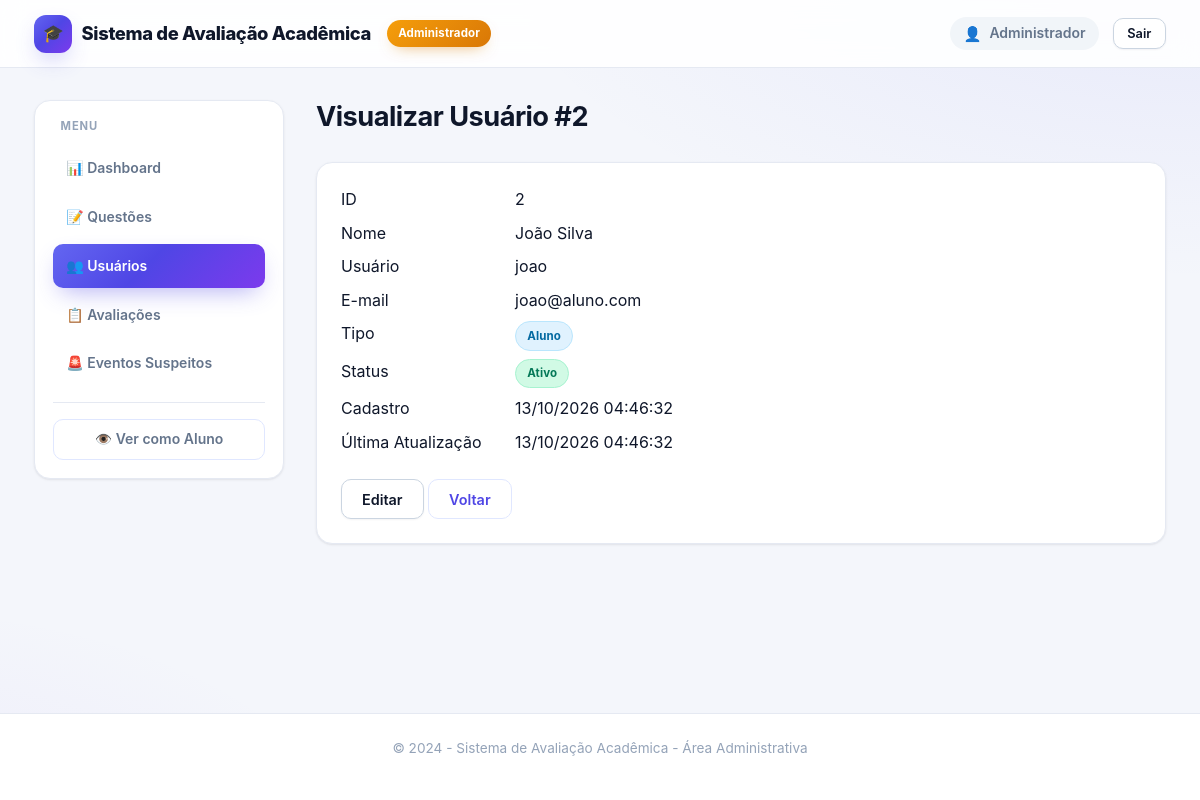
Screenshot of /admin/usuarios.php?acao=ver&id=2 (signed in) with the database file from the repository.
### tables this page shows
CREATE TABLE IF NOT EXISTS usuarios (
    id INT AUTO_INCREMENT PRIMARY KEY,
    nome VARCHAR(150) NOT NULL,
    usuario VARCHAR(60) NULL UNIQUE,
    email VARCHAR(150) NOT NULL UNIQUE,
    senha_hash VARCHAR(255) NOT NULL,
    tipo ENUM('aluno', 'admin') NOT NULL DEFAULT 'aluno',
    ativo TINYINT(1) NOT NULL DEFAULT 1,
    created_at TIMESTAMP DEFAULT CURRENT_TIMESTAMP,
    updated_at TIMESTAMP DEFAULT CURRENT_TIMESTAMP ON UPDATE CURRENT_TIMESTAMP
);

### includes/config.php (called while the page is built, shortened)
<?php
function versaoEstatico(string $caminhoRelativo): string
{
    $caminho = __DIR__ . '/../' . ltrim($caminhoRelativo, '/');
    $mtime = is_file($caminho) ? filemtime($caminho) : false;
    return (string)($mtime ?: 1);
}
function e(string $dado): string
{
    return htmlspecialchars($dado, ENT_QUOTES, 'UTF-8');
}
function formatarData($data, string $formato = 'd/m/Y H:i:s'): string
{
    return (new DateTime($data))->format($formato);
}

### admin/usuarios.php (the view, shortened to what this page needs)
<?php
require_once __DIR__ . '/../includes/config.php';
$acao = $_GET['acao'] ?? 'listar';
$usuarioId = (int)($_GET['id'] ?? 0);
$mensagem = '';
$erro = '';
$usuarioEditar = null;
if (($acao === 'editar' || $acao === 'ver') && $usuarioId > 0) {
    try {
        $pdo = getDbConnection();
        $stmt = $pdo->prepare("SELECT * FROM usuarios WHERE id = ?");
        $stmt->execute([$usuarioId]);
        $usuarioEditar = $stmt->fetch();
    } catch (Exception $e) {
        $erro = 'Erro ao buscar usuário.';
        $acao = 'listar';
    }
}
$usuarios = [];
?>
<!DOCTYPE html>
<html lang="pt-BR">
<head>
    <link rel="stylesheet" href="/avaliacao web/assets/css/style.css?v=<?= versaoEstatico('assets/css/style.css') ?>">
    <link rel="stylesheet" href="/avaliacao web/assets/css/admin.css?v=<?= versaoEstatico('assets/css/admin.css') ?>">
</head>
<body class="admin-page">
    <header class="admin-header">
        <div class="container header-content">
            <h1><?= e(APP_NAME) ?></h1>
            <span class="badge admin-badge">Administrador</span>
            <div class="user-info">
                <span class="user-name"><?= e($_SESSION['usuario_nome']) ?></span>
                <a href="/avaliacao web/logout.php" class="btn btn-secondary btn-sm">Sair</a>
            </div>
        </div>
    </header>
    <div class="admin-container container">
        <aside class="admin-sidebar">
            <nav class="admin-nav">
                <h3>Menu</h3>
                <ul>
                    <li><a href="/avaliacao web/admin/dashboard.php">📊 Dashboard</a></li>
                    <li><a href="/avaliacao web/admin/questoes.php">📝 Questões</a></li>
                    <li><a href="/avaliacao web/admin/usuarios.php" class="active">👥 Usuários</a></li>
                    <li><a href="/avaliacao web/admin/avaliacoes.php">📋 Avaliações</a></li>
                    <li><a href="/avaliacao web/admin/eventos.php">🚨 Eventos Suspeitos</a></li>
                </ul>
                <hr style="margin: 1rem 0; border-color: var(--border-color);">
                <li><a href="/avaliacao web/dashboard.php" class="btn btn-outline">👁️ Ver como Aluno</a></li>
            </nav>
        </aside>
        <main class="admin-main">
            <?php if ($acao === 'listar'): ?>
                <div class="admin-header-title">
                    <h2>Gerenciar Usuários</h2>
                    <p>Cadastre e gerencie alunos e administradores</p>
                </div>
                <?php if ($mensagem): ?><div class="alert alert-success"><?= e($mensagem) ?></div><?php endif; ?>
                <?php if ($erro): ?><div class="alert alert-error"><?= e($erro) ?></div><?php endif; ?>
                <div class="admin-section">
                    <div class="section-header">
                        <h3>Usuários Cadastrados (<?= count($usuarios) ?>)</h3>
                        <a href="/avaliacao web/admin/usuarios.php?acao=novo" class="btn btn-primary">➕ Novo Usuário</a>
                    </div>
                    <div class="table-responsive">
                        <table class="admin-table">
                            <thead>
                                <tr>
                                    <th>ID</th>
                                    <th>Nome</th>
                                    <th>Usuário</th>
                                    <th>E-mail</th>
                                    <th>Tipo</th>
                                    <th>Status</th>
                                    <th>Cadastro</th>
                                    <th>Ações</th>
                                </tr>
                            </thead>
                            <tbody>
                                <?php foreach ($usuarios as $u): ?>
                                    <tr>
                                        <td><?= $u['id'] ?></td>
                                        <td><?= e($u['nome']) ?></td>
                                        <td><?= e($u['usuario'] ?? '—') ?></td>
                                        <td><?= e($u['email']) ?></td>
                                        <td>
                                            <span class="badge <?= $u['tipo'] === 'admin' ? 'badge-warning' : 'badge-info' ?>">
                                                <?= ucfirst($u['tipo']) ?>
                                            </span>
                                        </td>
                                        <td>
                                            <span class="badge <?= $u['ativo'] ? 'badge-success' : 'badge-secondary' ?>">
                                                <?= $u['ativo'] ? 'Ativo' : 'Inativo' ?>
                                            </span>
                                        </td>
                                        <td><?= formatarData($u['created_at'], 'd/m/Y H:i') ?></td>
                                        <td>
                                            <a href="/avaliacao web/admin/usuarios.php?acao=ver&id=<?= $u['id'] ?>" class="btn btn-sm btn-outline" title="Ver">👁️</a>
                                            <a href="/avaliacao web/admin/usuarios.php?acao=editar&id=<?= $u['id'] ?>" class="btn btn-sm btn-secondary" title="Editar">✏️</a>
                                            <?php if ($u['id'] !== $_SESSION['usuario_id']): ?>
                                                <a href="/avaliacao web/admin/usuarios.php?acao=excluir&id=<?= $u['id'] ?>&confirm=1"
                                                   class="btn btn-sm btn-danger"
                                                   onclick="return confirm('Tem certeza que deseja excluir este usuário?')"
                                                   title="Excluir">🗑️</a>
                                            <?php endif; ?>
                                        </td>
                                    </tr>
                                <?php endforeach; ?>
                                <?php if (empty($usuarios)): ?>
                                    <tr><td colspan="8" class="text-center">Nenhum usuário cadastrado</td></tr>
                                <?php endif; ?>
                            </tbody>
                        </table>
                    </div>
                </div>
            <?php elseif ($acao === 'ver' && $usuarioEditar): ?>
                <div class="admin-header-title">
                    <h2>Visualizar Usuário #<?= $usuarioEditar['id'] ?></h2>
                </div>
                <div class="admin-section">
                    <div style="padding: 1.5rem;">
                        <dl style="display: grid; grid-template-columns: 150px 1fr; gap: 0.5rem 1.5rem;">
                            <dt>ID</dt><dd><?= $usuarioEditar['id'] ?></dd>
                            <dt>Nome</dt><dd><?= e($usuarioEditar['nome']) ?></dd>
                            <dt>Usuário</dt><dd><?= e($usuarioEditar['usuario'] ?? '—') ?></dd>
                            <dt>E-mail</dt><dd><?= e($usuarioEditar['email']) ?></dd>
                            <dt>Tipo</dt><dd><span class="badge <?= $usuarioEditar['tipo'] === 'admin' ? 'badge-warning' : 'badge-info' ?>"><?= ucfirst($usuarioEditar['tipo']) ?></span></dd>
                            <dt>Status</dt><dd><span class="badge <?= $usuarioEditar['ativo'] ? 'badge-success' : 'badge-secondary' ?>"><?= $usuarioEditar['ativo'] ? 'Ativo' : 'Inativo' ?></span></dd>
                            <dt>Cadastro</dt><dd><?= formatarData($usuarioEditar['created_at']) ?></dd>
                            <dt>Última Atualização</dt><dd><?= formatarData($usuarioEditar['updated_at']) ?></dd>
                        </dl>
                        <div style="margin-top: 1.5rem;">
                            <a href="/avaliacao web/admin/usuarios.php?acao=editar&id=<?= $usuarioEditar['id'] ?>" class="btn btn-secondary">Editar</a>
                            <a href="/avaliacao web/admin/usuarios.php" class="btn btn-outline">Voltar</a>
                        </div>
                    </div>
                </div>
            <?php endif; ?>
        </main>
    </div>
    <footer class="main-footer">
        <div class="container">
            <p>&copy; 2024 - Sistema de Avaliação Acadêmica - Área Administrativa</p>
        </div>
    </footer>
</body>
</html>

### assets/css/admin.css (style rules this page uses)
.admin-container { padding-top: 2rem; padding-bottom: 3rem; display: grid; grid-template-columns: 250px 1fr; gap: 2rem; align-items: start; }
.admin-sidebar { position: sticky; top: calc(var(--header-height) + 1.5rem); height: fit-content; background: var(--bg-secondary); border: 1px solid var(--border-color); border-radius: var(--border-radius-lg); padding: 1.1rem; box-shadow: var(--shadow-sm); }
.admin-nav h3 { font-size: 0.7rem; text-transform: uppercase; letter-spacing: 0.08em; color: var(--text-muted); margin: 0 0 0.85rem; padding: 0 0.5rem; }
.admin-nav ul { list-style: none; display: flex; flex-direction: column; gap: 0.25rem; }
.admin-nav a { display: flex; align-items: center; gap: 0.75rem; padding: 0.7rem 0.85rem; border-radius: var(--border-radius); color: var(--text-secondary); font-weight: 600; font-size: 0.875rem; transition: all var(--transition); }
.admin-nav a.active { background: var(--primary-gradient); color: #fff; box-shadow: var(--shadow-primary); }
.admin-nav hr { margin: 1rem 0 !important; border: none; border-top: 1px solid var(--border-color); }
.admin-nav > li { list-style: none; margin-top: 0.5rem; }
.admin-nav > li a { justify-content: center; width: 100%; }
.admin-main { min-width: 0; }
.admin-header-title { margin-bottom: 1.75rem; }
.admin-header-title h2 { font-size: 1.7rem; margin-bottom: 0.15rem; letter-spacing: -0.02em; }
.admin-section { background: var(--bg-secondary); border: 1px solid var(--border-color); border-radius: var(--border-radius-lg); margin-bottom: 1.5rem; overflow: hidden; box-shadow: var(--shadow-sm); }

### rows the page displays
usuarios: id "2", nome "João Silva", usuario "joao", email "joao@aluno.com", tipo "Aluno", created_at "13/10/2026 04:46:32", updated_at "13/10/2026 04:46:32"

### other values shown
APP_NAME "Sistema de Avaliação Acadêmica"
$_SESSION['usuario_nome'] "Administrador"
